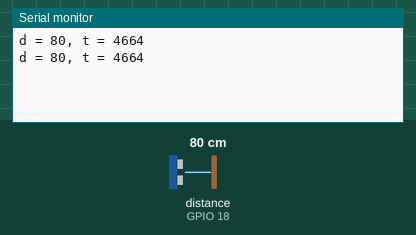
Recording of a sketch running on a simulated ESP32. Shown: the last lines printed to the serial monitor. Wiring (from diagram.json): ultrasonic range finder: trigger GPIO 19; echo GPIO 18. The test bench sets the inputs (shaded band); at power-on: distance to the obstacle (sensor on GPIO 18) 80 cm. The echo pulse lasts 58.3 µs per cm.

Above: at 1.8 s.
1.9 s: distance to the obstacle (sensor on GPIO 18) set to 2 cm
At 2.5 s:
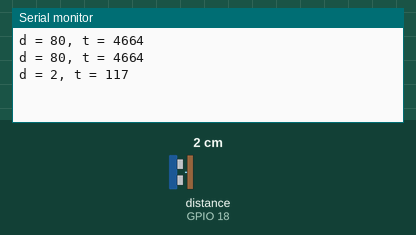
3.4 s: distance to the obstacle (sensor on GPIO 18) set to 4 cm
At 4.8 s:
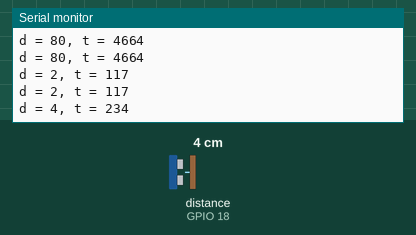
Timing chart, 0 to 6.4 s (numbered marks = the images above; inputs shaded):
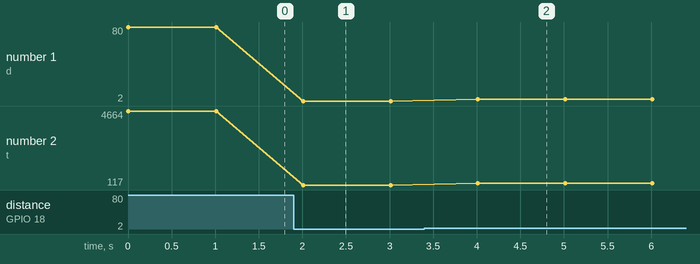

Measured:
- after the input at 1.9 s, the serial monitor: prints a new line after 0.11 s (image 1)
- after the input at 3.4 s, the serial monitor: prints a new line after 0.61 s (image 2)
- plotted number 1: 80 → 2 after the input at 1.9 s, 2 → 4 after the input at 3.4 s
- plotted number 2: 4664 → 117 after the input at 1.9 s, 117 → 234 after the input at 3.4 s

The sketch:

sketch.ino
```cpp
#define TRIG  19
#define ECHO  18

int tiempo, distancia;
void setup() {
  //Manuel Vergara
  Serial.begin(115200);
  pinMode(TRIG, OUTPUT);
  pinMode(ECHO, INPUT);
  digitalWrite(TRIG, LOW);
}

void loop() {
  digitalWrite(TRIG, HIGH);
  delayMicroseconds(10);
  digitalWrite(TRIG, LOW);
  tiempo = pulseIn(ECHO, HIGH);

  distancia = tiempo / 58.2;
  Serial.println("d = " +
  String(distancia) + ", t = " +
  String(tiempo) );
  delay(1000);
}
```
